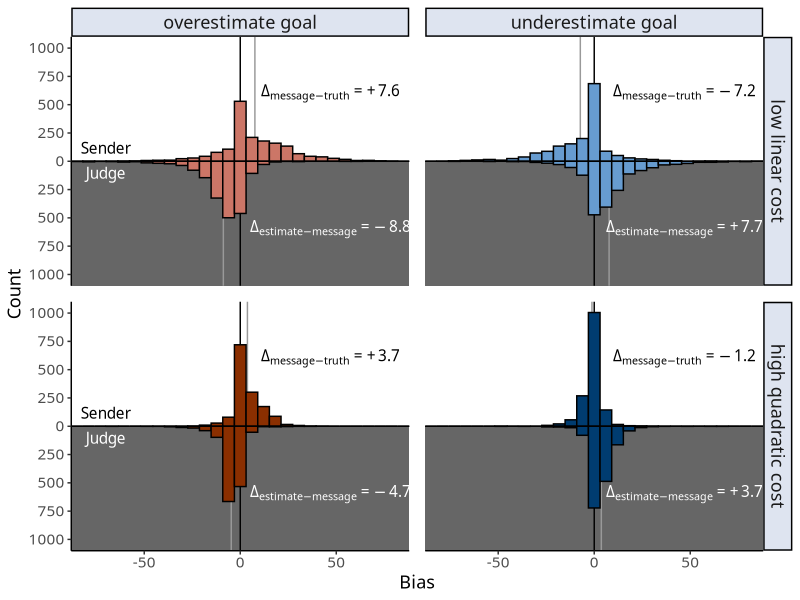
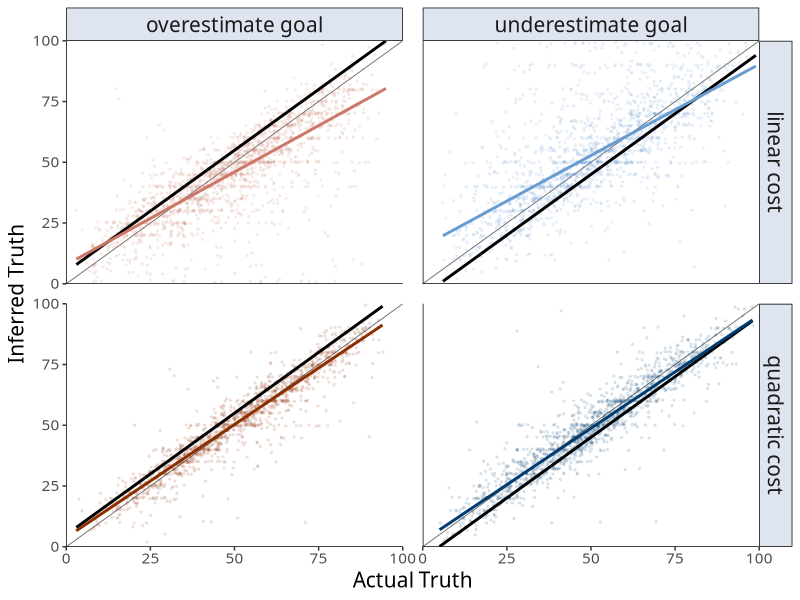
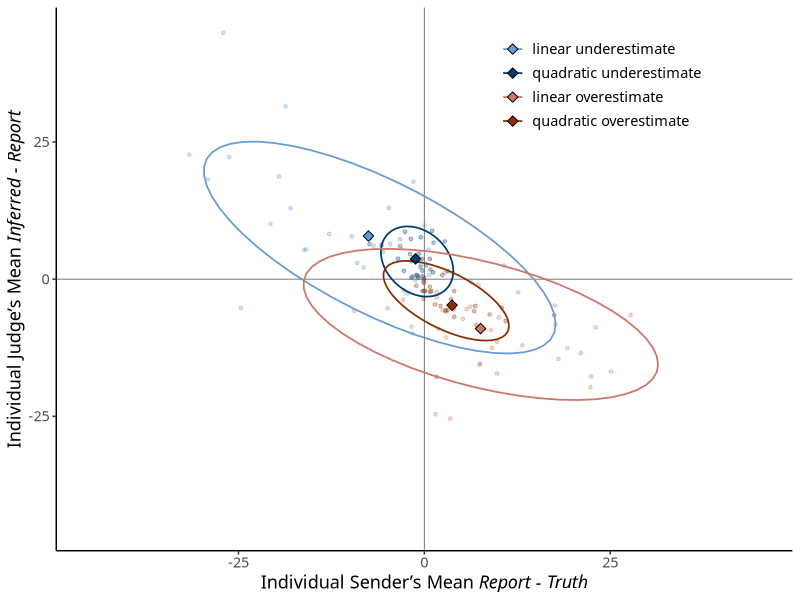
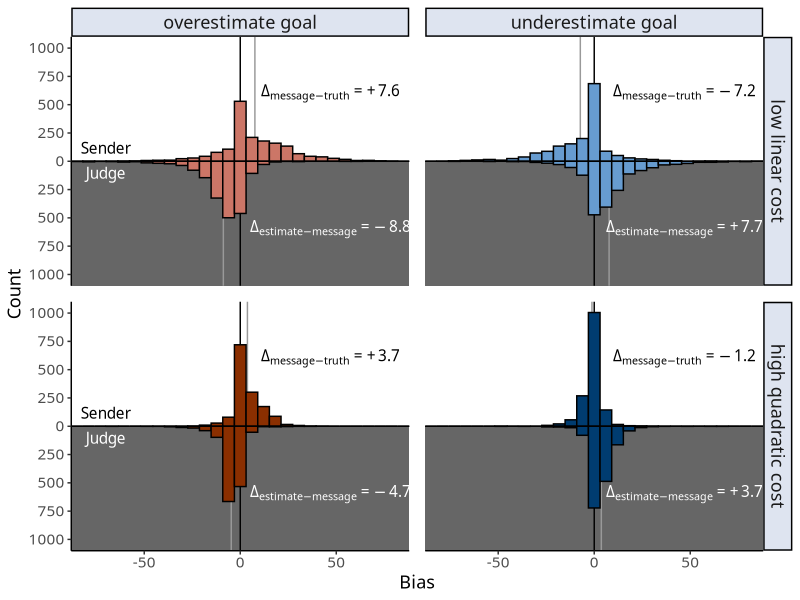
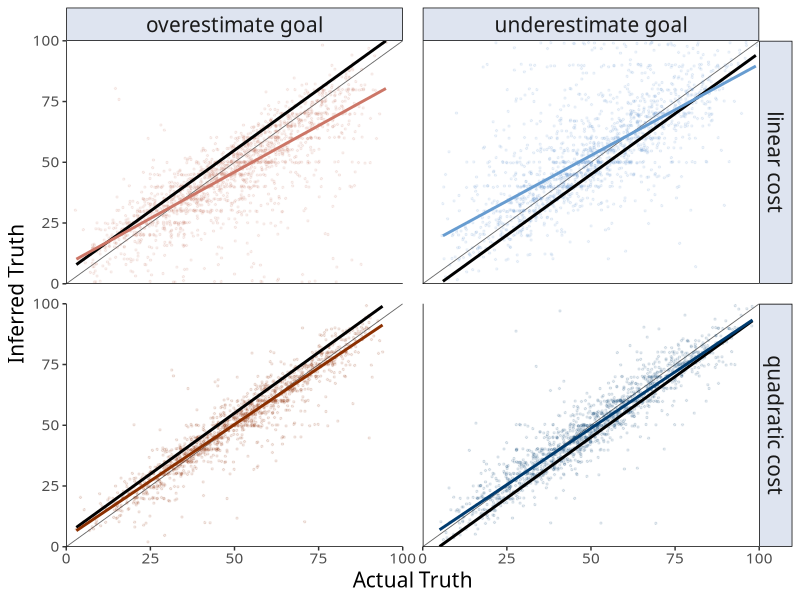
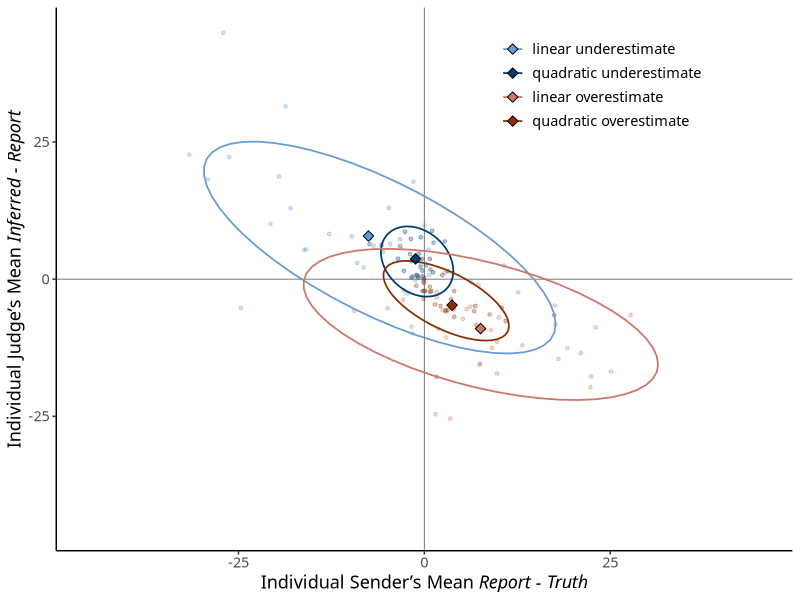

Write R code to recreate these figures, in order.
## ---- chunk 1
knitr::opts_chunk$set(echo = TRUE)
library(tidyverse)
library(lme4)
library(lmerTest)
library(ggthemes)
library(ggtext)

trials <- read_csv("trials.csv") %>%
  mutate(goal = paste0(goal, "estimate"),
         goal = as.factor(goal),
         cost = ifelse(cost=="unif", "linear", "quadratic"),
         cond = paste(goal, cost))

sender <- trials %>% filter(roleCurrent=="sender")
receiver <- trials %>% filter(roleCurrent=="receiver")

fontfam = "Optima"
panelcolor = "#dee4f0"
condcolors = c("#cc7667","#8b2f00","#679cd0","#003c70")
## ---- chunk 2
trials %>%
  distinct(subjID, goal, cost) %>%
  count(goal, cost)
## ---- chunk 3
cor.test(sender$ksay, sender$k) # r = 0.73, t(6374) = 84.52, p < 0.0001
cor(sender$ksay, sender$k)^2 # r^2 = 0.53

contrasts(sender$goal) <- contr.sum(2)
summary(lmer(ksay ~ k + (1 | subjID), data=sender))$coef
summary(lmer(ksay ~ k + goal + (1 | subjID), data=sender))$coef
## ---- chunk 4
s.diff.df <- sender %>%
  mutate(kdiffs = ksay - k,
         costtype = ifelse(cost == "linear", "low", "high"),
         cost = paste(costtype, cost, "cost"),
         cost = factor(cost, levels=c("low linear cost", "high quadratic cost")),
         goal = paste(goal, "goal"))
s.bias <- sender %>%
  group_by(goal, cost) %>%
  summarise(bias.ksay = mean(ksay-k),
            median.ksay = median(ksay-k)) %>%
  mutate(bias = round(bias.ksay, 1),
         bias = ifelse(bias > 0, paste0("+",bias), as.character(bias)),
         bias = paste0("Delta[message - truth] == ", bias),
         costtype = ifelse(cost == "linear", "low", "high"),
         cost = paste(costtype, cost, "cost"),
         cost = factor(cost, levels=c("low linear cost", "high quadratic cost")),
         goal = paste(goal, "goal"))

r.diff.df <- receiver %>%
  mutate(kdiffs = kest - ksay,
         costtype = ifelse(cost == "linear", "low", "high"),
         cost = paste(costtype, cost, "cost"),
         cost = factor(cost, levels=c("low linear cost", "high quadratic cost")),
         goal = paste(goal, "goal"))
r.bias <- receiver %>%
  group_by(goal, cost) %>%
  summarise(bias.kest = mean(kest-ksay),
            median.kest = median(kest-ksay)) %>%
  mutate(bias = round(bias.kest, 1),
         bias = ifelse(bias > 0, paste0("+",bias), as.character(bias)),
         bias = paste0("Delta[estimate - message] == ", bias),
         costtype = ifelse(cost == "linear", "low", "high"),
         cost = paste(costtype, cost, "cost"),
         cost = factor(cost, levels=c("low linear cost", "high quadratic cost")),
         goal = paste(goal, "goal"))

ggplot() +
  geom_rect(data=s.diff.df, aes(xmin=-88, xmax=88, ymin=-1100, ymax=0), fill="gray40") +
  geom_vline(xintercept = 0) +
  geom_segment(data=s.bias, aes(x=bias.ksay, xend=bias.ksay, y=0, yend=1100), colour="gray60") +
  geom_segment(data=r.bias, aes(x=bias.kest, xend=bias.kest, y=0, yend=-1100), colour="gray60") +
  geom_histogram(data=s.diff.df, aes(x=kdiffs, y=..count.., fill=cond), colour="black") +
  geom_histogram(data=r.diff.df, aes(x=kdiffs, y=-..count.., fill=cond), colour="black") +
  geom_text(data=data.frame(goal="overestimate goal"), 
            aes(x=-70, y=120, label="Sender"), parse=TRUE,
            family=fontfam) +
  geom_text(data=data.frame(goal="overestimate goal"), 
            aes(x=-70, y=-120, label="Judge"), parse=TRUE, colour="white",
            family=fontfam) +
  geom_text(data=s.bias, aes(x=47, y=600, label=bias), 
            parse=TRUE, family=fontfam) +
  geom_text(data=r.bias, aes(x=47, y=-600, label=bias), 
            parse=TRUE, colour="white", family=fontfam) +
  scale_x_continuous("Bias", limits=c(-88,88), expand=c(0,0)) +
  scale_y_continuous("Count",
                     limits=c(-1100,1100), expand=c(0,0),
                     breaks=seq(-1000,1000,250), labels=c(seq(1000,0,-250),seq(250,1000,250))) +
  scale_fill_manual(values=condcolors) +
  facet_grid(cost ~ goal) +
  guides(fill=FALSE) +
  theme_classic() +
  theme(strip.background = element_rect(fill=panelcolor),
        strip.text = element_text(size=13, family=fontfam),
        panel.spacing = unit(0.8, "lines"),
        axis.title = element_text(size=13, family=fontfam),
        axis.text = element_text(size=11, family=fontfam))
ggsave("img/final_manuscript/player_hist.png", width=7.5, height=5)

# saving as pdf throws an "invalid font type" error
## ---- chunk 5
sender.stat <- sender %>%
  mutate(bias.ksay = ksay - k,
         goal = as.factor(goal),
         goal.c = goal,
         cost = as.factor(cost))

# sender overestimates > 0
sender.stat %>% # xbar = 5.87
  filter(goal == "overestimate") %>%
  summarise(mean = mean(bias.ksay))
sender.stat %>% # t(3171) = 22.34
  filter(goal == "overestimate") %>%
  pull(bias.ksay) %>%
  t.test(alternative="greater", mu=0)
# t$statistic
# t$parameter #df
# t$p.value
t.test(filter(sender.stat,goal == "overestimate")$ksay, filter(sender.stat,goal == "overestimate")$k, paired=T) #equivalent

# linear model
summary(lmer(bias.ksay ~ goal + (1|subjID), data=sender.stat))
summary(lmer(bias.ksay ~ (1|subjID) + (1|k), data=filter(sender.stat, goal=="overestimate"))) #beta = 6.14, t(117) = 4.65, p < 0.0001

# sender underestimates < 0
sender.stat %>% # xbar = -4.35
  filter(goal == "underestimate") %>%
  summarise(mean = mean(bias.ksay))
sender.stat %>% # t(3203) = -18.93
  filter(goal == "underestimate") %>%
  pull(bias.ksay) %>%
  t.test(alternative="less", mu=0)

#linear model
summary(lmer(bias.ksay ~ (1|subjID) + (1|k), data=filter(sender.stat, goal=="underestimate"))) #beta = -4.85, t(89) = -4.14, p < 0.0001

contrasts(sender.stat$goal.c) <- contr.sum(2)
# contrasts(sender.stat$cost) <- contr.treatment(2)
summary(lmer(bias.ksay ~ goal.c + (1 | subjID), data=sender.stat))
summary(lmer(bias.ksay ~ goal.c + goal:cost + (1 | subjID), data=sender.stat))
summary(lmer(bias.ksay ~ goal.c * cost + (1 | subjID), data=sender.stat))
summary(lm(bias.ksay ~ goal.c + goal:cost, data=sender.stat))

summary(lmer(ksay ~ k + goal.c + (1 | subjID), data=sender.stat))
summary(lmer(ksay ~ k + goal.c + goal:cost + (1 | subjID), data=sender.stat))
summary(lmer(ksay ~ k + goal.c * cost + (1 | subjID), data=sender.stat)) #this will do
summary(lmer(ksay ~ k + goal.c * cost + (1 | subjID), data=sender.stat))$coef

m.full <- lmer(ksay ~ k * goal.c * cost + (1 | subjID), data=sender.stat)
summary(m.full)
m.noInterKGoal <- lmer(ksay ~ k + goal.c * cost + k:cost + k:goal + (1 | subjID), data=sender.stat)
summary(m.noInterKGoal)
anova(m.full, m.noInterKGoal)
## ---- chunk 6
s.over <- sender.stat %>%
  filter(goal == "overestimate") 
mean(filter(s.over, cost=="linear")$bias.ksay) - mean(filter(s.over, cost=="quadratic")$bias.ksay) # dbar = 3.89
t.test(filter(s.over, cost=="linear")$bias.ksay, # t(2380) = 7.98
       filter(s.over, cost=="quadratic")$bias.ksay, 
       alternative="greater", var.equal=FALSE)
contrasts(s.over$cost) <- c(1,0)
summary(lmer(bias.ksay ~ cost + (1|subjID) + (1|k), data=s.over)) #beta = -3.86, t(63) = -1.83, p = .07

s.under <- sender.stat %>%
  filter(goal == "underestimate") 
mean(filter(s.under, cost=="linear")$bias.ksay) - mean(filter(s.under, cost=="quadratic")$bias.ksay) # dbar = -6.06
t.test(filter(s.under, cost=="linear")$bias.ksay, # t(2029) = -14.06
       filter(s.under, cost=="quadratic")$bias.ksay, 
       alternative="less", var.equal=FALSE)
summary(lmer(bias.ksay ~ cost + (1|subjID) + (1|k), data=s.under)) #beta = 6.32, t(64) = 3.15, p < .01

#combined
s.comb <- s.under %>%
  mutate(bias.ksay = -bias.ksay) %>%
  bind_rows(s.over) %>%
  mutate(cost = factor(cost, levels=c("quadratic","linear")))

summary(lmer(bias.ksay ~ cost + (1|subjID) + (1|k), data=s.comb)) #beta = 5.11, t(129) = 3.47, p < 0.001
## ---- chunk 7
receiver.stat <- receiver %>%
  mutate(bias.ksay = kest - ksay,
         goal = as.factor(goal),
         goal.c = goal,
         cost = as.factor(cost))

# receiver  kest - ksay < 0
receiver.stat %>% # xbar = -6.97
  filter(goal == "overestimate") %>%
  summarise(mean = mean(bias.ksay))
receiver.stat %>% # t(3205) = -37.47
  filter(goal == "overestimate") %>%
  pull(bias.ksay) %>%
  t.test(alternative="less", mu=0)
summary(lmer(bias.ksay ~ (1|subjID) + (1|ksay), data=filter(receiver.stat, goal=="overestimate"))) #beta = -6.96, t(100) = -8.17, p < 0.0001

contrasts(receiver.stat$goal.c) <- c(1,-1)
summary(lmer(bias.ksay ~ goal.c + (1 | subjID), data=receiver.stat))

# receiver  kest - ksay > 0
receiver.stat %>% # xbar = 5.83
  filter(goal == "underestimate") %>%
  summarise(mean = mean(bias.ksay))
receiver.stat %>% # t(3275) = 27.45
  filter(goal == "underestimate") %>%
  pull(bias.ksay) %>%
  t.test(alternative="greater", mu=0)
summary(lmer(bias.ksay ~ (1|subjID) + (1|ksay), data=filter(receiver.stat, goal=="underestimate"))) #beta = 5.75, t(89) = 5.12, p < 0.0001
## ---- chunk 8
r.over <- receiver.stat %>%
  filter(goal == "overestimate") 
mean(filter(r.over, cost=="linear")$bias.ksay) - mean(filter(r.over, cost=="quadratic")$bias.ksay) # dbar = -4.11
t.test(filter(r.over, cost=="linear")$bias.ksay, # t(2792) = -11.86
       filter(r.over, cost=="quadratic")$bias.ksay, 
       alternative="less", var.equal=FALSE)
summary(lmer(bias.ksay ~ cost + (1|subjID) + (1|ksay), data=r.over)) #beta = -3.86, t(63) = -1.83, p = .07

r.under <- receiver.stat %>%
  filter(goal == "underestimate") 
mean(filter(r.under, cost=="linear")$bias.ksay) - mean(filter(r.under, cost=="quadratic")$bias.ksay) # dbar = 4.05
t.test(filter(r.under, cost=="linear")$bias.ksay, # t(2477) = 10.03
       filter(r.under, cost=="quadratic")$bias.ksay, 
       alternative="greater", var.equal=FALSE)

#combined analysis
summary(lmer(bias.ksay ~ cost + (1|subjID) + (1|ksay), data=r.under)) #beta = -3.86, t(63) = -1.83, p = .07

#combined
r.comb <- r.under %>%
  mutate(bias.ksay = -bias.ksay) %>%
  bind_rows(r.over) %>%
  mutate(cost = factor(cost, levels=c("quadratic","linear")))

summary(lmer(bias.ksay ~ cost + (1|subjID) + (1|k), data=r.comb)) #beta = -4.24, t(129) = -3.51, p < 0.001
## ---- chunk 9
summary(lmer(bias.ksay ~ goal + (1|subjID) + (1|ksay), 
             data=mutate(receiver.stat, 
                         bias.ksay = ifelse(goal == "overestimate", -bias.ksay, bias.ksay)))) #beta = -1.20, t(100) = -0.96, p = 0.341
## ---- chunk 10
trials.stat <- trials %>%
  mutate(bias = case_when(roleCurrent == "receiver" ~ kest - ksay,
                          roleCurrent == "sender" ~ ksay - k),
         bias.isPositive = bias > 0,
         bias = ifelse(roleCurrent == "receiver", -bias, bias),
         abs.bias = abs(bias),
         goal = as.factor(goal),
         goal.c = goal,
         cost = as.factor(cost))

summary(lmer(bias ~ roleCurrent + (1|subjID), data=trials.stat)) #no signif
summary(lmer(abs.bias ~ roleCurrent + (1|subjID), data=trials.stat)) #signif
  
full.model = lmer(abs.bias ~ goal + cost + roleCurrent + (1|subjID), data=trials.stat)
noRole.model = lmer(abs.bias ~ goal + cost + (1|subjID), data=trials.stat)
anova(full.model, noRole.model, test="LRT")
## ---- chunk 11
r.2 <- receiver %>%
  mutate(cost = paste(cost, "cost"),
         goal = paste(goal, "goal"))
abline.col = "gray40"
ai.col = "black"

ggplot(r.2, aes(x=k, y=kest, colour=cond)) +
  geom_abline(slope=1, colour=abline.col, size=0.3) +
  # geom_jitter(data=r2, aes(x=k, y=ksay), colour=ai.col, size=0.1, alpha=0.2) +
  geom_jitter(size=0.5, alpha=0.1) +
  geom_smooth(data=r.2, aes(x=k, y=ksay), method="lm", se=FALSE, size=1, colour=ai.col, alpha=0.5) +
  geom_smooth(method="lm", se=FALSE, size=1) +
  geom_hline(aes(yintercept=-Inf), colour="black", size=0.5, linetype="solid") + 
  geom_vline(aes(xintercept=-Inf), colour="black", size=0.5, linetype="solid") + 
  scale_x_continuous("Actual Truth", limits=c(0,100), expand=c(0,0)) +
  scale_y_continuous("Inferred Truth", limits=c(0,100), expand=c(0,0)) +
  scale_colour_manual(values=condcolors) +
  guides(colour=FALSE) +
  facet_grid(cost ~ goal) +
  theme_tufte() +
  theme(plot.background = element_rect(fill = "white", colour="white"),
        strip.background = element_rect(fill=panelcolor),
        strip.text = element_text(size=15, family="Optima"),
        panel.spacing = unit(1, "lines"),
        axis.title = element_text(size=15, family="Optima"),
        axis.text = element_text(size=11, family="Optima"))
ggsave("img/final/bias_lines.png", width=6,height=5.6)
## ---- chunk 12
receiver %>%
  group_by(goal, cost) %>%
  summarise(bias.ksay = mean(ksay-k),
            bias.kest = mean(kest-k))
## ---- chunk 13

## ---- chunk 14
condcolors2 = c("#679cd0","#003c70","#cc7667","#8b2f00")
s2 <- sender %>%
  group_by(subjID, cost, goal, cond) %>%
  summarise(mean.ksay = mean(ksay-k))
c(min(s2$mean.ksay),max(s2$mean.ksay))

r2 <- receiver %>%
  group_by(subjID) %>%
  summarise(mean.kest = mean(kest-ksay))
c(min(r2$mean.kest),max(r2$mean.kest))

sr.2 <- s2 %>%
  left_join(r2) %>%
  mutate(cond = paste(cost, goal),
         cond = factor(cond,
                       levels=c("linear underestimate",
                                "quadratic underestimate",
                                "linear overestimate",
                                "quadratic overestimate")))
sr.2.summ <- sr.2 %>%
  group_by(cond) %>%
  summarise(r.mean = mean(mean.kest),
            r.se = sd(mean.kest)/sqrt(n()),
            s.mean = mean(mean.ksay),
            s.se = sd(mean.ksay)/sqrt(n()))

ggplot(sr.2, aes(x=mean.ksay, y=mean.kest, colour=cond)) +
  geom_hline(yintercept=0, colour="gray40", size=0.3) +
  geom_vline(xintercept=0, colour="gray40", size=0.3) +
  geom_point(size=1, alpha=0.3, show.legend = FALSE) +
  # geom_smooth(method="lm") +
  stat_ellipse(size=0.6) +
  geom_point(data=sr.2.summ, aes(x=s.mean, y=r.mean, fill=cond),
             shape=23, colour="black", size=2.5) +
  # geom_linerange(data=sr.2.summ, 
  #                aes(x=s.mean, y=r.mean, ymin=r.mean-r.se, ymax=r.mean+r.se), 
  #                size=0.8, show.legend = FALSE) +
  # geom_linerange(data=sr.2.summ, 
  #                aes(x=s.mean, xmin=s.mean-s.se, xmax=s.mean+s.se, y=r.mean), 
  #                size=0.8, show.legend = FALSE) +
  scale_x_continuous("Individual Sender's Mean *Report - Truth*", limits=c(-45, 45)) +
  scale_y_continuous("Individual Judge's Mean *Inferred - Report*", 
                     limits=c(-45, 45)) +
  scale_colour_manual("", values=condcolors2) +
  scale_fill_manual("", values=condcolors2) +
  # facet_wrap(~cost) +
  theme_classic() +
  theme(legend.position = c(0.74, 0.88),
        strip.background = element_rect(fill=panelcolor),
        text=element_text(size=13, family="Optima"),
        axis.title.x = element_markdown(),
        axis.title.y = element_markdown())
ggsave("img/final/indiv_lambda.png", width=5, height=4.5)
## ---- chunk 15
# sb <- sender %>%
#   mutate(bias.ksay = ksay-k)
# rb <- receiver %>%
#   mutate(bias.kest = kest-ksay)

s3 <- sender %>%
  group_by(cost, goal) %>%
  summarise(mean.ksay = mean(ksay-k))

r3 <- receiver %>%
  group_by(cost, goal) %>%
  summarise(mean.kest = mean(kest-ksay))
comp.aggr <- s3 %>%
  left_join(r3) %>%
  rename(aggr.ksay = mean.ksay,
         aggr.kest = mean.kest)


comp.aggr
cor.test(comp.aggr$aggr.ksay, comp.aggr$aggr.kest) # r = -0.98, t(2) = -7.77, p = 0.016
## ---- chunk 16
sr.2.groups <- sr.2 %>%
  left_join(comp.aggr, by=c("cost","goal")) %>%
  mutate(corr.ksay = mean.ksay - aggr.ksay, #distance to aggregated means
         corr.kest = mean.kest - aggr.kest) 
  
  
cor.test(sr.2.groups$corr.ksay, sr.2.groups$corr.kest) # r = -0.57, t(129) = -7.79, p < 0.0001
cor(sr.2.groups$corr.ksay, sr.2.groups$corr.kest)^2
